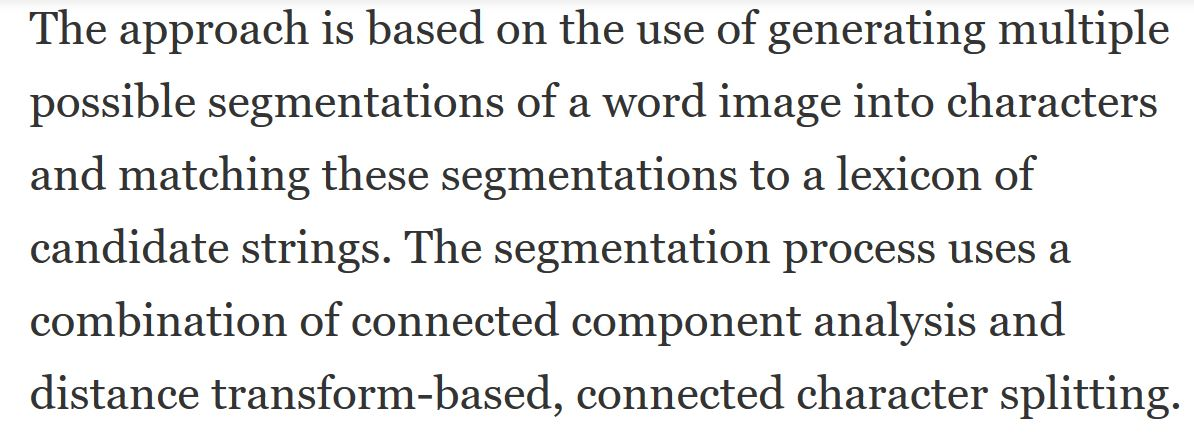
#> input picture clear.JPG, 1194 x 434 px
$ python -i noise_removal.py   (imports and definitions only)
#> lines starting #> are read from the running program, lines starting #| are printed output that depends on the picture
import cv2
'''
        This is the first process in ocr!!

        Use before this: None!

        Use after this: skew_correction

'''
def image_noise_removal(path):
    '''
        Module used to remove noise from the image using built in cv2 functions such as canny edge detection.
        Since canny edge detector already has a method to remove noise from the image so applying gaussian filter
        Would be a redundant process.
        :param path: Specifies the given path of the image and is used by imread function to access image from the drive
        :return:image as a 600 x 600 matrix containig grayscale image.
    '''
#> called with path = 'clear.JPG'

    #The path of the image on disk is passed as a parameter to the function
    # which is used to load the image in raw_image

    raw_image = cv2.imread(path)
#> raw_image is the input picture: shape (434, 1194, 3); mean B, G, R 231.7, 232.3, 232

    #Most of the images we will work with must be resized. After trial and error a height of 600px was chosen
    #Resize the image to a dimension of 600 x 600 pixel

    # The raw image may have a RGB profile which must be converted to grayscale image for efficient computing
    raw_gray = cv2.cvtColor(raw_image, cv2.COLOR_BGR2GRAY)

    # Inverting the gray pixels
    raw_gray = cv2.bitwise_not(raw_gray)
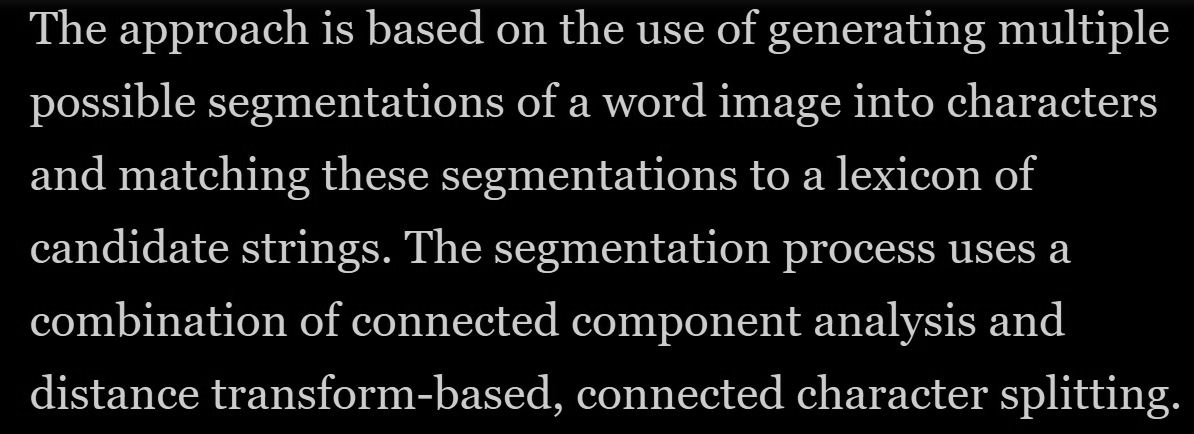
#> raw_gray: shape (434, 1194); min 0, max 236, mean 22.8

    #-------------------------------------------------------------------------------------------------------------------
    #This snippet of code is used while testing. Can be skipped or commented!!
    #Command to show the Original image in a new window named Original Image
    cv2.imshow("Original Image", raw_image)
    cv2.waitKey(0)
    cv2.destroyAllWindows()
    #-------------------------------------------------------------------------------------------------------------------

    #Remove noise and achieve the outline of the text.
    canny = cv2.Canny(raw_gray,100,200)
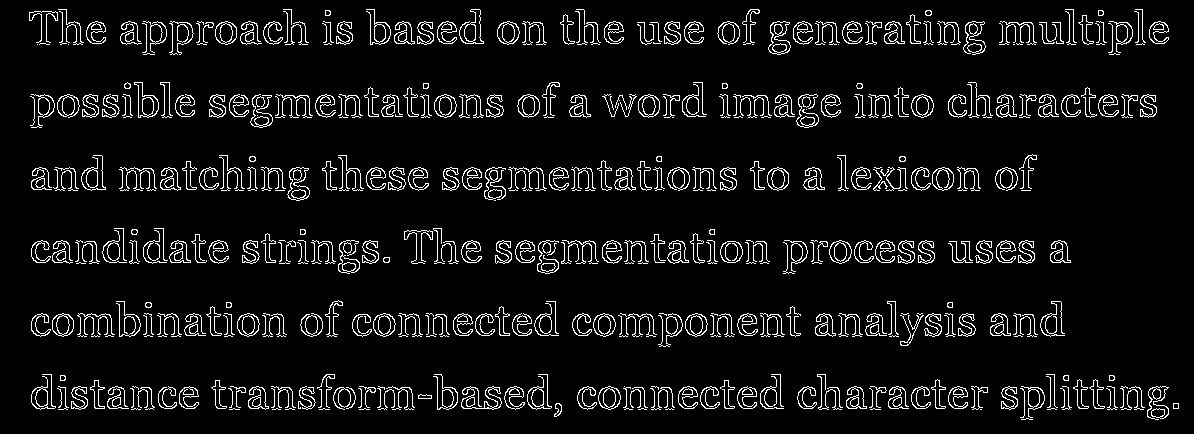
#> canny: shape (434, 1194); 6.8% white in thin lines or dots

    #use this canny image to smooth out the image.
    smoothened_gray_image = raw_gray-canny

    #-------------------------------------------------------------------------------------------------------------------
    #This snippet of code is used while testing. Can be skipped or commented!!
    #Command to show the smoothened_gray_image in a new window named Smoothened Gray Image
    # cv2.imshow("Smoothened Gray Image", smoothened_gray_image)
    # cv2.waitKey(0)
    # cv2.destroyAllWindows()
    #-------------------------------------------------------------------------------------------------------------------
    #Return the smoothened_gray_image
    smoothened_gray_image = cv2.resize(smoothened_gray_image,(600,600))
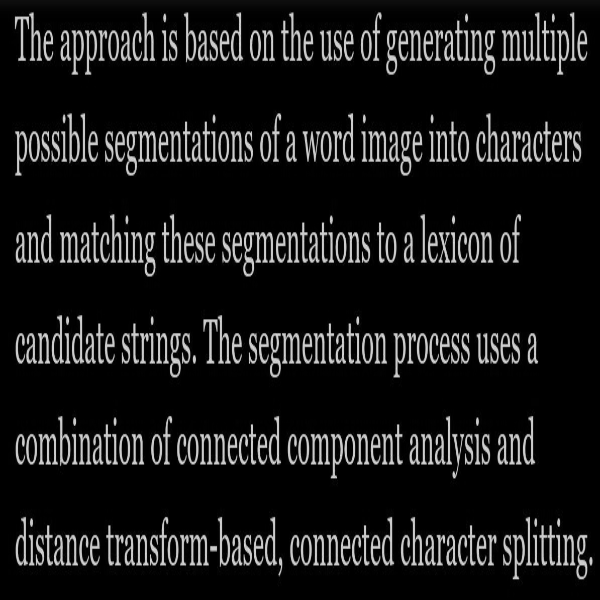
#> smoothened_gray_image: shape (600, 600); min 0, max 226, mean 22.8
    return smoothened_gray_image

#image_noise_removal(r'C:\Users\Acer\PycharmProjects\Image_processing-1\noise.png')

>>> result = image_noise_removal('clear.JPG')
